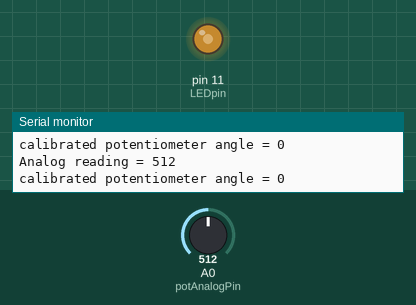
The sketch below on a simulated Arduino Uno, built with avr-gcc and run on an emulated ATmega328P. On the bench: output pins drawn as LEDs (lit = HIGH), the last lines printed to the serial monitor. The inputs (shaded band) are chosen by the test bench; at power-on: A0 (potAnalogPin) = 512.

Above: at 1.2 s.
1.3 s: A0 (potAnalogPin) set to 716
At 2.5 s:
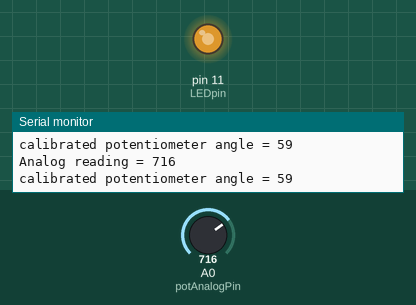
2.8 s: A0 (potAnalogPin) set to 900
At 3.1 s:
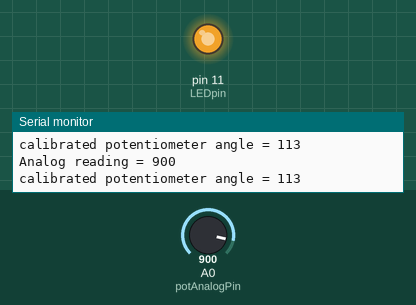
4.3 s: A0 (potAnalogPin) set to 0
At 4.8 s:
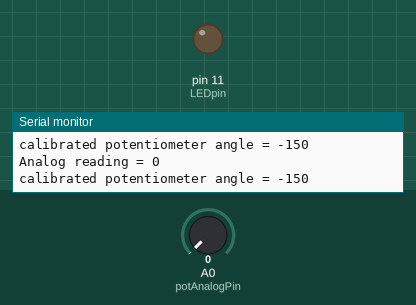
5.8 s: A0 (potAnalogPin) set to 8
At 6.4 s:
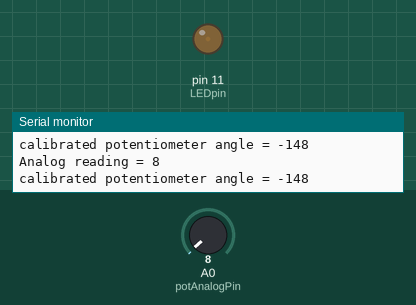
7.3 s: A0 (potAnalogPin) set to 11
At 8.0 s:
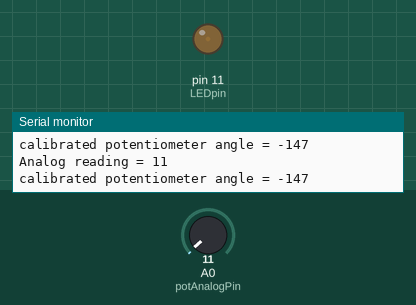
10.3 s: A0 (potAnalogPin) set to 511
At 11.4 s:
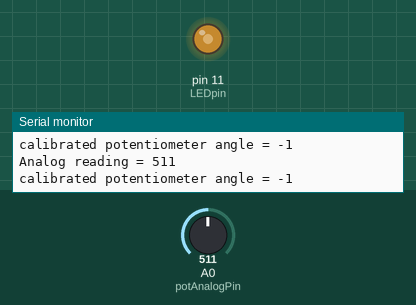
Timing chart, 0 to 12.8 s (numbered marks = the images above; inputs shaded):
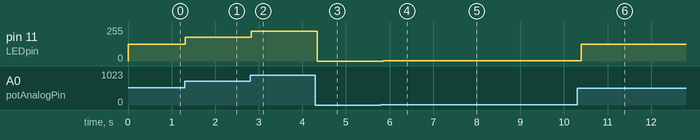

The sketch:

POT4.2.ino
```cpp
int potAnalogPin = 0; // FSR is connected to analog 0
int LEDpin = 11;      // connect Red LED to pin 11 (PWM pin)
int potReading;      // the analog reading from the FSR resistor divider
int LEDbrightness;
int calibrated;

void setup(void) {
  Serial.begin(9600);   // We'll send debugging information via the Serial monitor
  pinMode(LEDpin, OUTPUT);
}

void loop(void) {
  potReading = analogRead(potAnalogPin);
  Serial.print("Analog reading = ");
  Serial.println(potReading);

  // we'll need to change the range from the analog reading (0-1023) down to the range
  // used by analogWrite (0-255) with map!
  LEDbrightness = map(potReading*1, 0, 1023, 0, 255);
  calibrated = map(potReading*1, 0, 1023, -150, 150);
  // LED gets brighter the harder you press
  analogWrite(LEDpin, LEDbrightness); // here you are using PWM !!!
  Serial.print("calibrated potentiometer angle = ");
  Serial.println(calibrated);

  delay(100);
}
```

Measured:
- after the input at 1.3 s, pin 11 (LEDpin): 127/255 → 178/255 at once
- after the input at 2.8 s, pin 11 (LEDpin): 178/255 → 224/255 at once
- after the input at 4.3 s, pin 11 (LEDpin): 224/255 → 0/255 at once
- after the input at 5.8 s, pin 11 (LEDpin): 0/255 → 1/255 after 0.05 s
- after the input at 7.3 s, pin 11 (LEDpin): 1/255 → 2/255 after 0.07 s
- after the input at 10.3 s, pin 11 (LEDpin): 2/255 → 127/255 after 0.09 s
